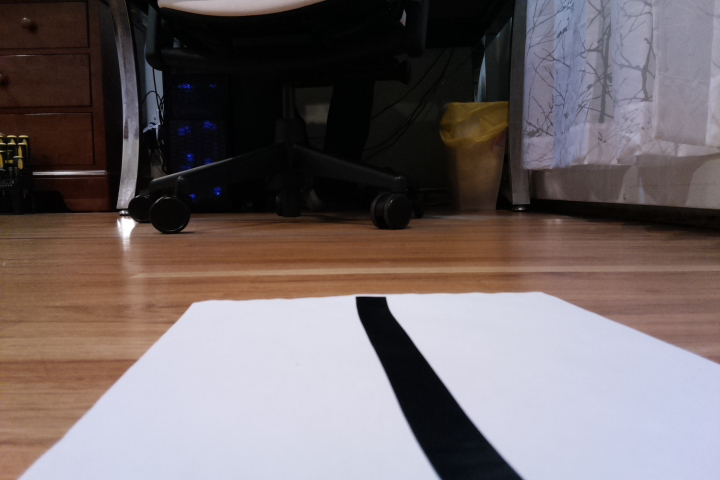
#> input picture test.jpg, 720 x 480 px
$ python static.py   (older library calls are emulated)
#> lines starting #> are read from the running program, lines starting #| are printed output that depends on the picture; after the words box and inside, x2 and y2 are one past the last pixel; in counts of white or black regions, pixels touching at a corner belong together; long printed decimals are rounded
from picamera.array import PiRGBArray
from picamera import PiCamera
import time
import cv2
import numpy as np


time.sleep(0.1)

def getLargestContour(input):
    gray = cv2.cvtColor(input, cv2.COLOR_BGR2GRAY)
    gray = cv2.GaussianBlur(gray, (3, 3), 0)
    _,thresh = cv2.threshold(gray, 0, 255, cv2.THRESH_BINARY_INV | cv2.THRESH_OTSU)
    #ratio = 3
    #lowThresh = 100
    #thresh = cv2.Canny(thresh, lowThresh, lowThresh * ratio)
    _,contours, hierarchy = cv2.findContours(thresh, cv2.RETR_TREE, \
            cv2.CHAIN_APPROX_SIMPLE)
    # Get largest contour (by area)
    maxIndex = 0
    maxArea = 0
    for i in range(len(contours)):
        area = cv2.contourArea(contours[i])
        if area > maxArea:
            maxArea = area
            maxIndex = i
    #return max(contours, key = cv2.contourArea)
    return contours[maxIndex]

def drawContour(img, contour, color, thickness=8):
    cv2.drawContours(img, [contour], -1, color, thickness)

def close(img):
    kernel = np.ones((5, 5), np.uint8)
    return cv2.morphologyEx(img, cv2.MORPH_CLOSE, kernel)

image = cv2.imread("test.jpg")
#> image is the input picture: shape (480, 720, 3); mean B, G, R 104, 103, 113.1
image = image[400:480]
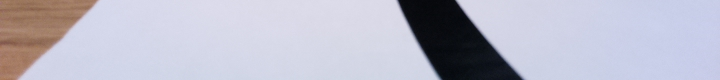
#> image: shape (80, 720, 3); mean B, G, R 199.9, 185.7, 186.2
image = close(image)
contour = getLargestContour(image)
#> in getLargestContour, `gray = cv2.cvtColor(input, cv2.COLOR_BGR2GRAY)`:
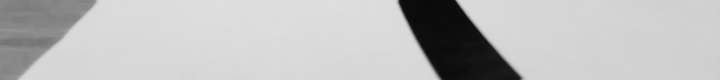
#> gray: shape (80, 720); min 10, max 224, mean 188.6
#> in getLargestContour, `_,thresh = cv2.threshold(gray, 0, 255, cv2.THRESH_BINARY_INV | cv2.THR..`:
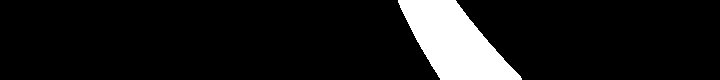
#> thresh: shape (80, 720); 9.8% white; 1 white region
#> in getLargestContour, `_,contours, hierarchy = cv2.findContours(thresh, cv2.RETR_TREE, \ cv2...`: contours = 1 contour; box (x1, y1, x2, y2) and area: (398, 0, 522, 80) 5497
#> the loop in getLargestContour, `for i in range(len(contours)):` made 1 pass
#> (area, maxArea, maxIndex) on pass 1: (5497, 5497, 0)
#> after the loop in getLargestContour, `for i in range(len(contours)):`: maxArea = 5497; maxIndex = 0
#> contour = contour of 97 points, box (x1, y1, x2, y2) (398, 0, 522, 80), area 5497
moment = cv2.moments(contour)
#> moment = moments, m00 5497, centre m10/m00, m01/m00 = (453.9, 41.83)
if (moment["m00"] != 0):
    cx = int(moment["m10"]/moment["m00"])
#> cx = 453
    cy = int(moment["m01"]/moment["m00"])
#> cy = 41
else:
    cx, cy = 0, 0
# Calculate angle.
width = np.size(image, 0)
#> width = 80
height = np.size(image, 1)
#> height = 720
xDist = abs(cx - width/2)
#> xDist = 413
yDist = abs(cy - height)
#> yDist = 679
angle = np.arctan2(xDist, yDist) * (180 / np.pi)
#> angle = 31.31
print("Angle: " + str(angle))
#| Angle: 31.310
# + angle = left, - angle = right

# Draw stuff
cv2.circle(image, (cx, cy), 4, (255, 255, 0), 2)
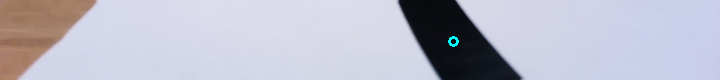
#> image: shape (80, 720, 3); mean B, G, R 201.5, 187.1, 187.3
drawContour(image, contour, (0, 0, 255), 10)
#> in drawContour, `cv2.drawContours(img, [contour], -1, color, thickness)`:
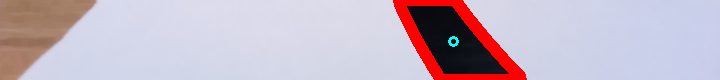
#> img: shape (80, 720, 3); mean B, G, R 196.5, 182.7, 196.3
#gray = cv2.cvtColor(image, cv2.COLOR_BGR2GRAY)
#gray = cv2.GaussianBlur(gray, (3, 3), 0)
#_,thresh = cv2.threshold(gray, 0, 255, cv2.THRESH_BINARY | cv2.THRESH_OTSU)
cv2.namedWindow("Image", cv2.WINDOW_NORMAL)
cv2.resizeWindow("Image", 400, 400)
cv2.imshow("Image", image)

key = cv2.waitKey(0)
#> (key Esc is pressed here)
